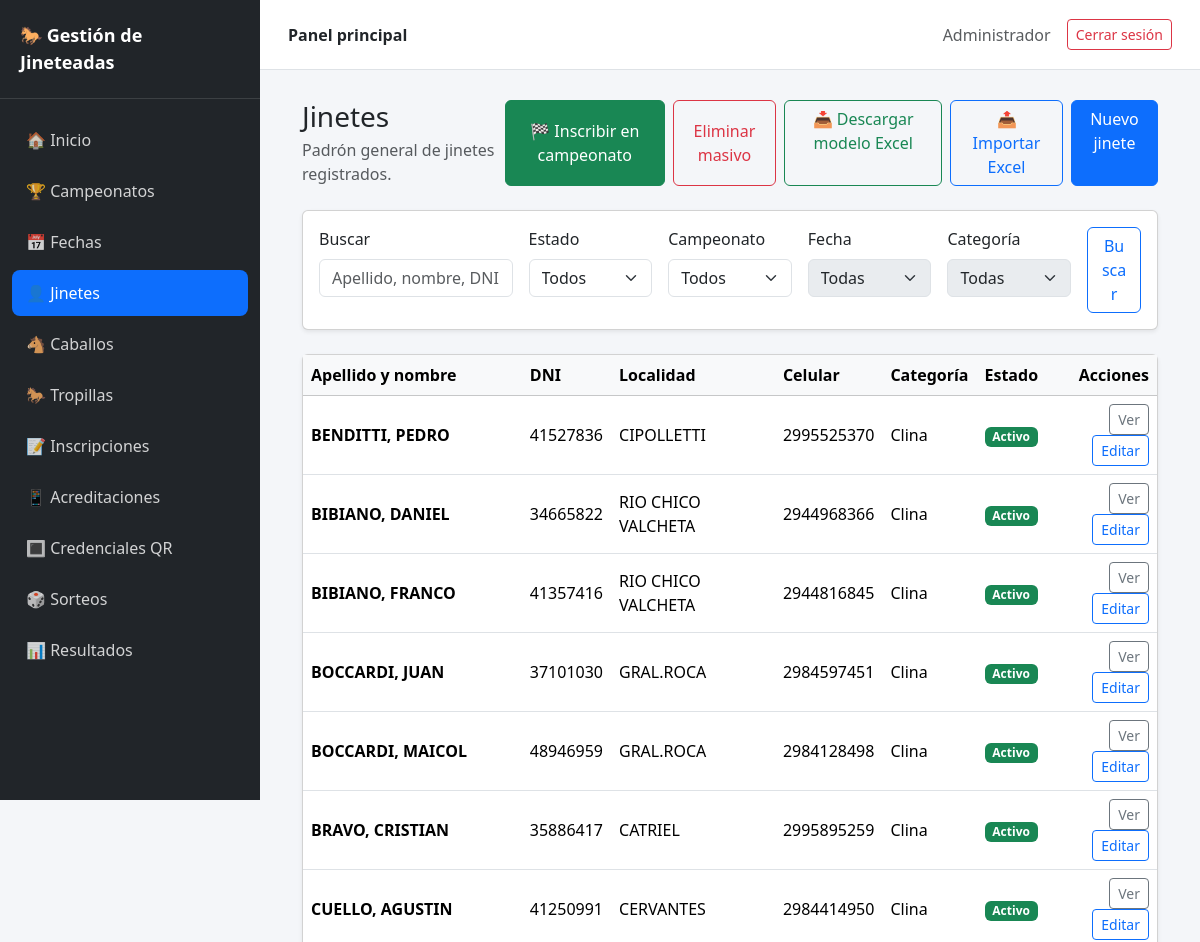
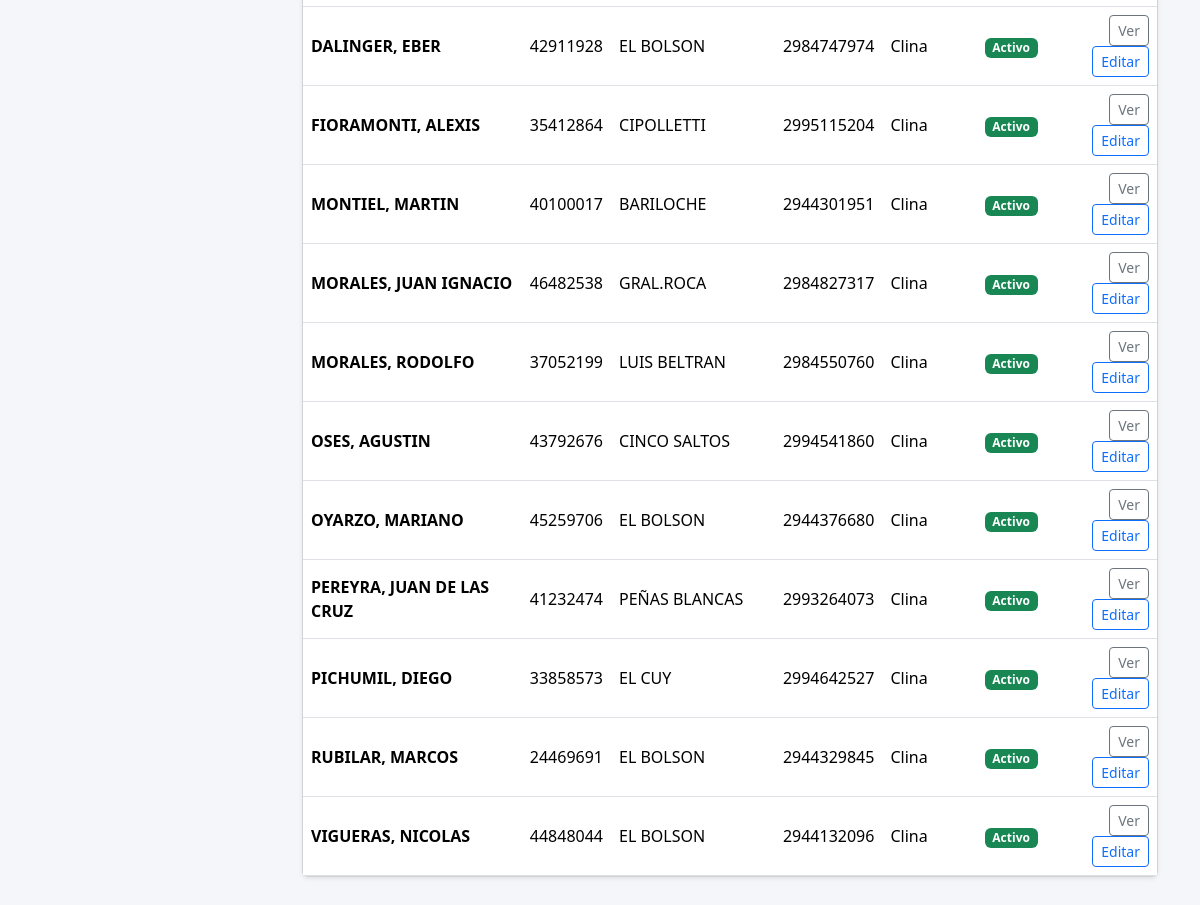
/jinetes (signed in), run on the app's committed database (2 pictures, top to bottom).
### app/models/jinete.py (models this page shows, shortened)
class Jinete(Base):
    __tablename__ = "jinetes"
    id: Mapped[int] = mapped_column(Integer, primary_key=True, index=True)
    nombres: Mapped[str] = mapped_column(String(100), nullable=False)
    apellidos: Mapped[str] = mapped_column(String(100), nullable=False, index=True)
    dni: Mapped[str] = mapped_column(String(20), nullable=False, unique=True, index=True)
    qr_token: Mapped[str] = mapped_column(
        String(80),
        nullable=False,
        unique=True,
        index=True,
        default=generar_qr_token,
    )
    fecha_nacimiento: Mapped[date | None] = mapped_column(Date, nullable=True)
    sexo: Mapped[str | None] = mapped_column(String(30), nullable=True)
    nacionalidad: Mapped[str | None] = mapped_column(String(60), nullable=True)
    celular: Mapped[str | None] = mapped_column(String(30), nullable=True)
    email: Mapped[str | None] = mapped_column(String(150), nullable=True)
    provincia: Mapped[str | None] = mapped_column(String(100), nullable=True)
    localidad: Mapped[str | None] = mapped_column(String(100), nullable=True, index=True)
    categoria_habitual: Mapped[str | None] = mapped_column(String(100), nullable=True)
    club_agrupacion: Mapped[str | None] = mapped_column(String(150), nullable=True)
    observaciones: Mapped[str | None] = mapped_column(Text, nullable=True)
    estado: Mapped[str] = mapped_column(String(20), nullable=False, default="activo")
    creado_en: Mapped[datetime] = mapped_column(
        DateTime,
        nullable=False,
        default=datetime.utcnow,
    )
    actualizado_en: Mapped[datetime] = mapped_column(
        DateTime,
        nullable=False,
        default=datetime.utcnow,
        onupdate=datetime.utcnow,
    )
    campeonatos = relationship(
        "JineteCampeonato",
        back_populates="jinete",
        cascade="all, delete-orphan",
    )
    participaciones = relationship(
        "JineteFecha",
        back_populates="jinete",
        cascade="all, delete-orphan",
    )

### app/routers/jinetes.py (the view)
@router.get("", response_class=HTMLResponse)
def listar_jinetes(
    request: Request,
    buscar: str = Query(default=""),
    estado: str = Query(default="todos"),
    campeonato_id: int = Query(default=0),
    fecha_id: int = Query(default=0),
    categoria_id: int = Query(default=0),
    db: Session = Depends(get_db),
):
    consulta = select(Jinete)
    texto = buscar.strip()
    if campeonato_id > 0:
        if db.get(Campeonato, campeonato_id) is None:
            campeonato_id = 0
            fecha_id = 0
            categoria_id = 0
        else:
            if fecha_id > 0:
                fecha_filtro = db.get(Fecha, fecha_id)
                if fecha_filtro is None or fecha_filtro.campeonato_id != campeonato_id:
                    fecha_id = 0
            if categoria_id > 0:
                categoria_filtro = db.get(Categoria, categoria_id)
                if categoria_filtro is None or categoria_filtro.campeonato_id != campeonato_id:
                    categoria_id = 0
    elif fecha_id != 0 or categoria_id > 0:
        fecha_id = 0
        categoria_id = 0
    if texto:
        patron = f"%{texto}%"
        consulta = consulta.where(
            or_(
                Jinete.nombres.ilike(patron),
                Jinete.apellidos.ilike(patron),
                Jinete.dni.ilike(patron),
                Jinete.localidad.ilike(patron),
            )
        )
    if estado != "todos":
        consulta = consulta.where(Jinete.estado == estado)
    if fecha_id == -1:
        consulta = consulta.where(
            Jinete.id.not_in(select(JineteFecha.jinete_id))
        )
    elif fecha_id > 0:
        subconsulta = select(JineteFecha.jinete_id).where(
            JineteFecha.fecha_id == fecha_id
        )
        if categoria_id > 0:
            subconsulta = subconsulta.where(
                JineteFecha.categoria_id == categoria_id
            )
        consulta = consulta.where(Jinete.id.in_(subconsulta))
    elif categoria_id > 0:
        consulta = consulta.where(
            Jinete.id.in_(
                select(JineteCampeonato.jinete_id).where(
                    JineteCampeonato.campeonato_id == campeonato_id,
                    JineteCampeonato.categoria_id == categoria_id,
                )
            )
        )
    elif campeonato_id > 0:
        consulta = consulta.where(
            Jinete.id.in_(
                select(JineteCampeonato.jinete_id).where(
                    JineteCampeonato.campeonato_id == campeonato_id
                )
            )
        )
    jinetes = db.scalars(
        consulta.order_by(
            Jinete.apellidos.asc(),
            Jinete.nombres.asc(),
        )
    ).unique().all()
    fechas = db.scalars(
        select(Fecha).order_by(Fecha.fecha.asc())
    ).all()
    categorias = db.scalars(
        select(Categoria).order_by(
            Categoria.orden.asc(),
            Categoria.nombre.asc(),
        )
    ).all()
    asignaciones_campeonato = db.scalars(
        select(JineteCampeonato)
        .where(JineteCampeonato.categoria_id.is_not(None))
        .order_by(JineteCampeonato.id.desc())
    ).all()
    campeonatos = db.scalars(
        select(Campeonato).order_by(Campeonato.id.desc())
    ).all()
    categorias_por_jinete = {}
    asignaciones_por_jinete = {}
    for asignacion in asignaciones_campeonato:
        categoria = db.get(Categoria, asignacion.categoria_id)
        if categoria is None:
            continue
        asignaciones_por_jinete.setdefault(asignacion.jinete_id, []).append(
            {
                "campeonato_id": asignacion.campeonato_id,
                "categoria_id": categoria.id,
                "categoria_nombre": categoria.nombre,
            }
        )
        categorias_por_jinete.setdefault(
            asignacion.jinete_id,
            [],
        )
        if categoria.nombre not in categorias_por_jinete[asignacion.jinete_id]:
            categorias_por_jinete[asignacion.jinete_id].append(
                categoria.nombre
            )
    return templates.TemplateResponse(
        request=request,
        name="jinetes/listado.html",
        context={
            "jinetes": jinetes,
            "campeonatos": campeonatos,
            "buscar": buscar,
            "estado": estado,
            "campeonato_id": campeonato_id,
            "fecha_id": fecha_id,
            "categoria_id": categoria_id,
            "fechas": fechas,
            "categorias": categorias,
            "categorias_por_jinete": categorias_por_jinete,
            "asignaciones_por_jinete": asignaciones_por_jinete,
            "importados": request.query_params.get("importados"),
            "existentes": request.query_params.get("existentes"),
            "ya_en_fecha": request.query_params.get("ya_en_fecha"),
            "avanzados": request.query_params.get("avanzados"),
            "errores_importacion": request.query_params.get("errores_importacion"),
            "menu_activo": "jinetes",
            "usuario_nombre": request.session.get(
                "usuario_nombre",
                "Administrador",
            ),
        },
    )

### app/templates/jinetes/listado.html (shortened to what this page needs)
{% extends "base.html" %}
{% block contenido %}
<div class="container-fluid">
    <div class="d-flex justify-content-between align-items-center mb-4">
        <div>
            <h1 class="h3 mb-1">Jinetes</h1>
            <p class="text-muted mb-0">
                Padrón general de jinetes registrados.
            </p>
        </div>
        <div class="d-flex gap-2">
            <button type="button" class="btn btn-success" data-bs-toggle="modal" data-bs-target="#modalInscribirCampeonato">
                🏁 Inscribir en campeonato
            </button>
            <button type="button" class="btn btn-outline-danger btn-masivo" data-target="jinetes">
                Eliminar masivo
            </button>
            <a href="/jinetes/modelo-excel" class="btn btn-outline-success">
                📥 Descargar modelo Excel
            </a>
            <button
                type="button"
                class="btn btn-outline-primary"
                data-bs-toggle="modal"
                data-bs-target="#modalImportarJinetes"
            >
                📤 Importar Excel
            </button>
            <a href="/jinetes/nuevo" class="btn btn-primary">
                Nuevo jinete
            </a>
        </div>
    </div>
    <div class="card shadow-sm mb-4">
        <div class="card-body">
            <form method="get" action="/jinetes">
                <div class="row g-3">
                    <div class="col-lg-3">
                        <label for="buscar" class="form-label">Buscar</label>
                        <input type="text" class="form-control" id="buscar" name="buscar" value="{{ buscar }}" placeholder="Apellido, nombre, DNI o localidad">
                    </div>
                    <div class="col-lg-2">
                        <label for="estado" class="form-label">Estado</label>
                        <select class="form-select" id="estado" name="estado">
                            <option value="todos" {% if estado == "todos" %}selected{% endif %}>Todos</option>
                        </select>
                    </div>
                    <div class="col-lg-2">
                        <label for="campeonatoFiltro" class="form-label">Campeonato</label>
                        <select class="form-select" id="campeonatoFiltro" name="campeonato_id">
                            <option value="0">Todos</option>
                        </select>
                    </div>
                    <div class="col-lg-2">
                        <label for="fechaFiltro" class="form-label">Fecha</label>
                        <select class="form-select" id="fechaFiltro" name="fecha_id" {% if not campeonato_id %}disabled{% endif %}>
                            <option value="0">Todas</option>
                        </select>
                    </div>
                    <div class="col-lg-2">
                        <label for="categoriaFiltro" class="form-label">Categoría</label>
                        <select class="form-select" id="categoriaFiltro" name="categoria_id" {% if not campeonato_id %}disabled{% endif %}>
                            <option value="0">Todas</option>
                        </select>
                    </div>
                    <div class="col-lg-1 d-flex align-items-end">
                        <button type="submit" class="btn btn-outline-primary w-100">Buscar</button>
                    </div>
                </div>
            </form>
        </div>
    </div>
    <form method="post" action="/jinetes/eliminar-masivo" id="formMasivo-jinetes">
    <div class="card shadow-sm">
        <div class="card-body p-0">
            <div class="table-responsive">
                <table class="table table-hover align-middle mb-0">
                    <thead class="table-light">
                        <tr>
                            <th>Apellido y nombre</th>
                            <th>DNI</th>
                            <th>Localidad</th>
                            <th>Celular</th>
                            <th>Categoría</th>
                            <th>Estado</th>
                            <th class="text-end">Acciones</th>
                        </tr>
                    </thead>
                    <tbody>
                        {% for jinete in jinetes %}
                        <tr>
                            <td>
                                <strong>
                                    {{ jinete.apellidos }}, {{ jinete.nombres }}
                                </strong>
                            </td>
                            <td>{{ jinete.dni }}</td>
                            <td>{{ jinete.localidad or "-" }}</td>
                            <td>{{ jinete.celular or "-" }}</td>
                            <td>
                                {% set categorias_jinete = categorias_por_jinete.get(jinete.id, []) %}
                                {% if categorias_jinete %}
                                    {{ categorias_jinete | join(" / ") }}
                                {% else %}
                                    <span class="text-muted">-</span>
                                {% endif %}
                            </td>
                            <td>
                                {% if jinete.estado == "activo" %}
                                <span class="badge text-bg-success">Activo</span>
                                {% elif jinete.estado == "inactivo" %}
                                <span class="badge text-bg-secondary">Inactivo</span>
                                {% elif jinete.estado == "suspendido" %}
                                <span class="badge text-bg-warning">Suspendido</span>
                                {% elif jinete.estado == "descalificado" %}
                                <span class="badge text-bg-danger">Descalificado</span>
                                {% else %}
                                <span class="badge text-bg-secondary">{{ jinete.estado }}</span>
                                {% endif %}
                            </td>
                            <td class="text-end">
                                <a
                                    href="/jinetes/{{ jinete.id }}"
                                    class="btn btn-sm btn-outline-secondary"
                                >
                                    Ver
                                </a>
                                <a
                                    href="/jinetes/{{ jinete.id }}/editar"
                                    class="btn btn-sm btn-outline-primary"
                                >
                                    Editar
                                </a>
                            </td>
                        </tr>
                        {% else %}
                        <tr>
                            <td colspan="8" class="text-center text-muted py-5">
                                No hay jinetes registrados.
                            </td>
                        </tr>
                        {% endfor %}
                    </tbody>
                </table>
            </div>
        </div>
    </div>
    </form>
</div>
{% endblock %}

### app/templates/base.html (style rules this page uses)
body { min-height: 100vh; background: #f4f6f9; }

### data on the page
Jinete: apellidos "BENDITTI", nombres "PEDRO", dni "41527836", localidad "CIPOLLETTI", celular "2995525370", categorias_jinete "Clina", estado "Activo"
Jinete: apellidos "BIBIANO", nombres "DANIEL", dni "34665822", localidad "RIO CHICO VALCHETA", celular "2944968366", categorias_jinete "Clina", estado "Activo"
Jinete: apellidos "BIBIANO", nombres "FRANCO", dni "41357416", localidad "RIO CHICO VALCHETA", celular "2944816845", categorias_jinete "Clina", estado "Activo"
Jinete: apellidos "BOCCARDI", nombres "JUAN", dni "37101030", localidad "GRAL.ROCA", celular "2984597451", categorias_jinete "Clina", estado "Activo"
Jinete: apellidos "BOCCARDI", nombres "MAICOL", dni "48946959", localidad "GRAL.ROCA", celular "2984128498", categorias_jinete "Clina", estado "Activo"
Jinete: apellidos "BRAVO", nombres "CRISTIAN", dni "35886417", localidad "CATRIEL", celular "2995895259", categorias_jinete "Clina", estado "Activo"
Jinete: apellidos "CUELLO", nombres "AGUSTIN", dni "41250991", localidad "CERVANTES", celular "2984414950", categorias_jinete "Clina", estado "Activo"
Jinete: apellidos "DALINGER", nombres "EBER", dni "42911928", localidad "EL BOLSON", celular "2984747974", categorias_jinete "Clina", estado "Activo"
Jinete: apellidos "FIORAMONTI", nombres "ALEXIS", dni "35412864", localidad "CIPOLLETTI", celular "2995115204", categorias_jinete "Clina", estado "Activo"
Jinete: apellidos "MONTIEL", nombres "MARTIN", dni "40100017", localidad "BARILOCHE", celular "2944301951", categorias_jinete "Clina", estado "Activo"
Jinete: apellidos "MORALES", nombres "JUAN IGNACIO", dni "46482538", localidad "GRAL.ROCA", celular "2984827317", categorias_jinete "Clina", estado "Activo"
Jinete: apellidos "MORALES", nombres "RODOLFO", dni "37052199", localidad "LUIS BELTRAN", celular "2984550760", categorias_jinete "Clina", estado "Activo"
Jinete: apellidos "OSES", nombres "AGUSTIN", dni "43792676", localidad "CINCO SALTOS", celular "2994541860", categorias_jinete "Clina", estado "Activo"
Jinete: apellidos "OYARZO", nombres "MARIANO", dni "45259706", localidad "EL BOLSON", celular "2944376680", categorias_jinete "Clina", estado "Activo"
Jinete: apellidos "PEREYRA", nombres "JUAN DE LAS CRUZ", dni "41232474", localidad "PEÑAS BLANCAS", celular "2993264073", categorias_jinete "Clina", estado "Activo"
Jinete: apellidos "PICHUMIL", nombres "DIEGO", dni "33858573", localidad "EL CUY", celular "2994642527", categorias_jinete "Clina", estado "Activo"
Jinete: apellidos "RUBILAR", nombres "MARCOS", dni "24469691", localidad "EL BOLSON", celular "2944329845", categorias_jinete "Clina", estado "Activo"
Jinete: apellidos "VIGUERAS", nombres "NICOLAS", dni "44848044", localidad "EL BOLSON", celular "2944132096", categorias_jinete "Clina", estado "Activo"

### other printed values
{{ usuario_nombre | default("Administrador") }} "Administrador"
